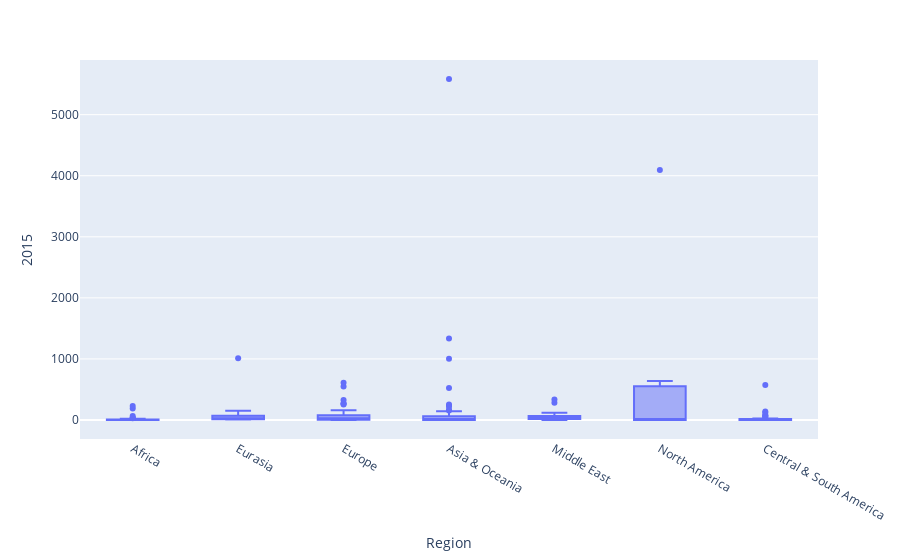

Notebook code cell kept with this figure:
### Code cell
# box chart for electricity df
electro_df.fillna(-1, inplace=True)
box_fig = px.box(electro_df[(electro_df['Features'] == 'net generation') & (~electro_df['Country'].str.contains('Former'))], x='Region', y='2015')
box_fig.show()

### Figure 1 — Plotly figure (JSON) as saved in the notebook; plotly's stock layout.template omitted (floating-point values rounded to 4 significant figures; data arrays with more than 128 entries replaced by an {"elided": "..."} marker saying what was removed)
{"data": [{"alignmentgroup": "True", "hovertemplate": "Region=%{x}<br>2015=%{y}<extra></extra>", "legendgroup": "", "marker": {"color": "#636efa"}, "name": "", "notched": false, "offsetgroup": "", "orientation": "v", "showlegend": false, "type": "box", "x": {"elided": "226 str values"}, "x0": " ", "xaxis": "x", "y": {"elided": "226 float values"}, "y0": " ", "yaxis": "y"}], "layout": {"boxmode": "group", "legend": {"tracegroupgap": 0}, "margin": {"t": 60}, "xaxis": {"anchor": "y", "domain": [0, 1], "title": {"text": "Region"}}, "yaxis": {"anchor": "x", "domain": [0, 1], "title": {"text": "2015"}}}}
